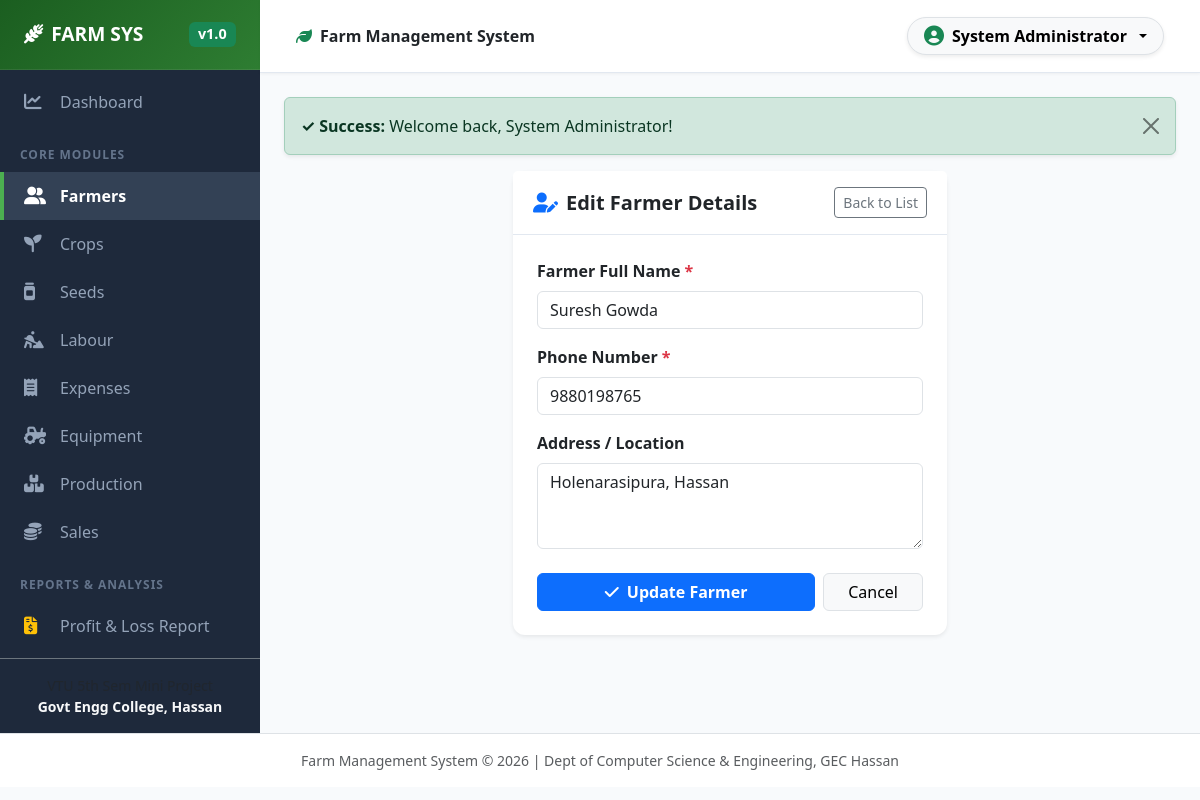
/modules/farmer/edit.php?id=2 (signed in), run on the app's committed database.
### tables this page shows
CREATE TABLE IF NOT EXISTS `farmer` (
  `farmer_id` INT AUTO_INCREMENT PRIMARY KEY,
  `name` VARCHAR(100) NOT NULL,
  `phone` VARCHAR(15) NOT NULL,
  `address` TEXT,
  `created_at` TIMESTAMP DEFAULT CURRENT_TIMESTAMP
);

### modules/farmer/edit.php (the view, shortened to what this page needs)
<?php
require_once __DIR__ . '/../../includes/header.php';
$id = intval($_GET['id'] ?? 0);
$stmt = $pdo->prepare("SELECT * FROM farmer WHERE farmer_id = ?");
$stmt->execute([$id]);
$farmer = $stmt->fetch();
if ($_SERVER['REQUEST_METHOD'] === 'POST') {
    $name = trim($_POST['name'] ?? '');
    $phone = trim($_POST['phone'] ?? '');
    $address = trim($_POST['address'] ?? '');
    if (empty($name) || empty($phone)) {
        $error = 'Farmer Name and Phone Number are required.';
    } elseif (!preg_match('/^[0-9]{10}$/', $phone)) {
        $error = 'Please enter a valid 10-digit phone number.';
    } else {
        $update_stmt = $pdo->prepare("UPDATE farmer SET name = ?, phone = ?, address = ? WHERE farmer_id = ?");
        if ($update_stmt->execute([$name, $phone, $address, $id])) {
            set_flash('success', "Farmer '$name' updated successfully!");
            redirect('list.php');
        } else {
            $error = 'Failed to update farmer record.';
        }
    }
} else {
    $name = $farmer['name'];
    $phone = $farmer['phone'];
    $address = $farmer['address'];
}
?>
<div class="row justify-content-center">
    <div class="col-md-7 col-lg-6">
        <div class="card shadow-sm border-0">
            <div class="card-header bg-white py-3 d-flex justify-content-between align-items-center">
                <h5 class="fw-bold text-dark mb-0"><i class="fa-solid fa-user-pen text-primary me-2"></i>Edit Farmer Details</h5>
                <a href="list.php" class="btn btn-sm btn-outline-secondary">Back to List</a>
            </div>
            <div class="card-body p-4">
                <form action="edit.php?id=<?= $id ?>" method="POST" class="needs-validation" novalidate>
                    <div class="mb-3">
                        <label class="form-label fw-semibold">Farmer Full Name <span class="text-danger">*</span></label>
                        <input type="text" name="name" class="form-control" value="<?= htmlspecialchars($name) ?>" required>
                    </div>
                    <div class="mb-3">
                        <label class="form-label fw-semibold">Phone Number <span class="text-danger">*</span></label>
                        <input type="text" name="phone" class="form-control" value="<?= htmlspecialchars($phone) ?>" maxlength="10" required>
                    </div>
                    <div class="mb-4">
                        <label class="form-label fw-semibold">Address / Location</label>
                        <textarea name="address" class="form-control" rows="3"><?= htmlspecialchars($address) ?></textarea>
                    </div>
                    <div class="d-flex gap-2">
                        <button type="submit" class="btn btn-primary flex-fill fw-semibold">
                            <i class="fa-solid fa-check me-1"></i> Update Farmer
                        </button>
                        <a href="list.php" class="btn btn-light border px-4">Cancel</a>
                    </div>
                </form>
            </div>
        </div>
    </div>
</div>
<?php require_once __DIR__ . '/../../includes/footer.php'; ?>

### assets/css/style.css (style rules this page uses)
:root { --primary-color: #2e7d32; --primary-dark: #1b5e20; --primary-light: #e8f5e9; --accent-color: #4caf50; --sidebar-bg: #1e293b; --sidebar-hover: #334155; --sidebar-text: #94a3b8; --bg-light: #f8fafc; --card-shadow: 0 4px 6px -1px rgba(0, 0, 0, 0.05), 0 2px 4px -1px rgba(0, 0, 0, 0.03); --hover-shadow: 0 10px 15px -3px rgba(0, 0, 0, 0.08), 0 4px 6px -2px rgba(0, 0, 0, 0.04); }
body { font-family: 'Segoe UI', system-ui, -apple-system, sans-serif; background-color: var(--bg-light); color: #334155; min-height: 100vh; }
.card { border: none; border-radius: 12px; box-shadow: var(--card-shadow); }
.card-header { background-color: #ffffff; border-bottom: 1px solid #e2e8f0; font-weight: 600; padding: 1rem 1.25rem; }

### data on the page
farmer: name "Suresh Gowda", phone "9880198765", address "Holenarasipura, Hassan"

### other printed values
$_SESSION['full_name'] "System Administrator"
$flash['message'] "Welcome back, System Administrator!"
